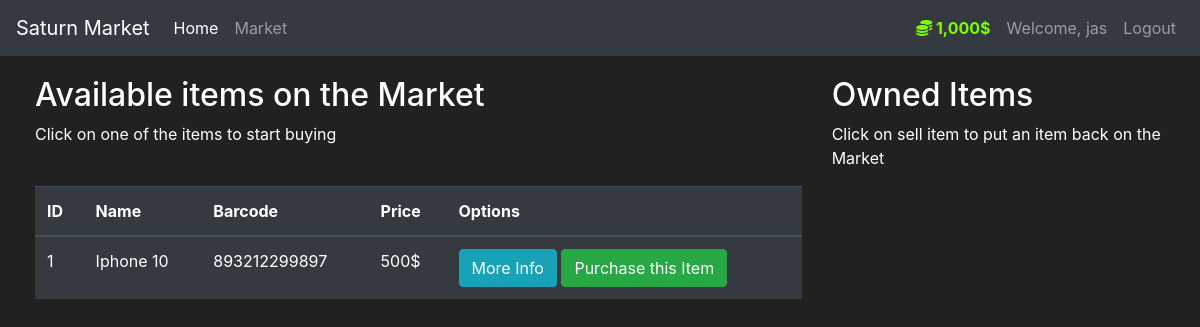
/market (signed in), run on an earlier commit of the app's database.
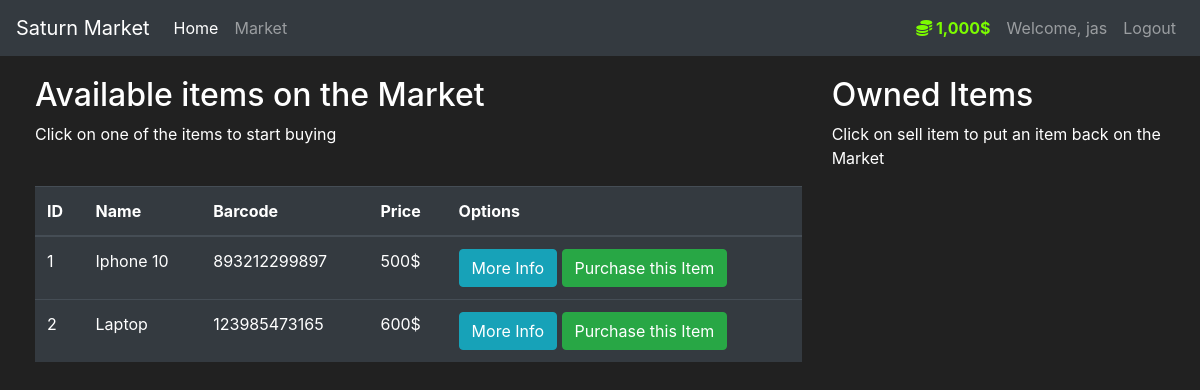
And on a later commit of the database.
### market/models.py (models this page shows, shortened)
class User(db.Model,UserMixin):
    id = db.Column(db.Integer, primary_key=True)
    username = db.Column(db.String(length=30), nullable=False, unique=True)
    email = db.Column(db.String(length=50), nullable=False,unique=True)
    password = db.Column(db.String(length=60), nullable=False)
    budget = db.Column(db.Integer(), nullable=False,default=1000)
    items=db.relationship('Item',backref='owned_user',lazy=True)
    @property
    def prettier_budget(self):
        if len(str(self.budget)) >= 4:
            return f"{str(self.budget)[:-3]},{str(self.budget)[-3:]}$"
        else:
            return (f'{self.budget}$')
    @property
    def password_(self):
        return self.password

class Item(db.Model):
    id = db.Column(db.Integer, primary_key=True)
    name = db.Column(db.String(length=30), nullable=False, unique=True)
    price = db.Column(db.Integer, nullable=False)
    barcode = db.Column(db.String(length=12), nullable=False, unique=True)
    description = db.Column(db.String(length=1024), nullable=False, unique=True)
    owner = db.Column(db.Integer(), db.ForeignKey('user.id'))

### market/routes.py (the view, shortened to what this page needs)
@app.route('/market', methods=['GET', 'POST'])
@login_required
def market_page():
    purchase_form = PurchaseItemForm()
    selling_form = SellItemForm()
    if request.method == "GET":
        items = Item.query.filter_by(owner=None)
        owned_items = Item.query.filter_by(owner=current_user.id)
        return render_template('market.html', items=items, purchase_form=purchase_form, owned_items=owned_items, selling_form=selling_form)

### market/routes.py (called while the page is built)
@login_manager.user_loader
def load_user(user_id):
    if user_id is None:
        return None
    try:
        return User.query.get(int(user_id))
    except ValueError:
        return None

### market/templates/market.html (shortened to what this page needs)
{% extends 'base.html' %}
{% block content %}
<div class="row" style="margin-top:20px; margin-left:20px">
    <div class="col-8">
        <h2>Available items on the Market</h2>
        <p>Click on one of the items to start buying</p>
        <br>
        <table class="table table-hover table-dark">
            <thead>
                <tr>
                    <th scope="col">ID</th>
                    <th scope="col">Name</th>
                    <th scope="col">Barcode</th>
                    <th scope="col">Price</th>
                    <th scope="col">Options</th>
                </tr>
            </thead>
            <tbody>
                {% for item in items %}
                <tr>
                    <td>{{ item.id }}</td>
                    <td>{{ item.name }}</td>
                    <td>{{ item.barcode }}</td>
                    <td>{{ item.price }}$</td>
                    <td>
                        <button class="btn btn-outline btn-info" data-toggle="modal" data-target="#Modal-MoreInfo-{{ item.id }}">More Info</button>
                        <button class="btn btn-outline btn-success" data-toggle="modal" data-target="#Modal-PurchaseConfirm-{{ item.id }}">Purchase this Item</button>
                    </td>
                </tr>
                {% endfor %}
            </tbody>
        </table>
    </div>
    <div class="col-4">
        <h2>Owned Items</h2>
        <p>Click on sell item to put an item back on the Market</p>
        <br>
    </div>
</div>
{% endblock %}

### market/templates/base.html (shortened to what this page needs)
<!doctype html>
<html lang="en">
   <head>
      <link rel="stylesheet" href="https://cdn.jsdelivr.net/npm/bootstrap@4.5.3/dist/css/bootstrap.min.css"
>
      <link rel="stylesheet" href="https://cdnjs.cloudflare.com/ajax/libs/font-awesome/6.0.0-beta3/css/all.min.css"
>
   </head>
   <body>
      <nav class="navbar navbar-expand-md navbar-dark bg-dark">
         <a class="navbar-brand" href="#">Saturn Market</a>
         <div class="collapse navbar-collapse" id="navbarNav">
            <ul class="navbar-nav mr-auto">
               <li class="nav-item active">
                  <a class="nav-link" href="{{url_for('home_page')}}">Home <span class="sr-only">(current)</span></a>
               </li>
               <li class="nav-item">
                  <a class="nav-link" href="{{url_for('market_page')}}">Market</a>
               </li>
            </ul>
            {% if current_user.is_authenticated %}
              <ul class="navbar-nav">
                  <li class="nav-item">
                     <a class="nav-link" style="color: lawngreen; font-weight:bold">
                        <i class="fas fa-coins"></i> {{current_user.prettier_budget}}
                     </a>
                  </li>
                  <li class="nav-item">
                     <a class="nav-link">Welcome, {{ current_user.username }}</a>
                  </li>
                  <li class="nav-item">
                     <a class="nav-link" href="{{ url_for('logout_page') }}">Logout</a>
                  </li>
              </ul>
            {% endif %}
         </div>
      </nav>
      {% block content %}{% endblock %}
   </body>
</html>

### market/templates/base.html (style rules this page uses)
body { background-color: #212121; color: white; }

What changed in the data, as far as the page shows it:
added Item: id "2", name "Laptop", barcode "123985473165", price "600"
